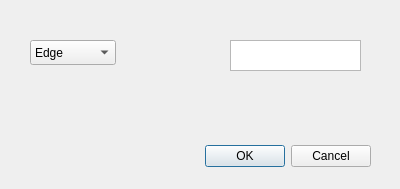
<?xml version="1.0" encoding="UTF-8"?>
<ui version="4.0">
 <class>Dialog</class>
 <widget class="QDialog" name="Dialog">
  <property name="geometry">
   <rect>
    <x>0</x>
    <y>0</y>
    <width>400</width>
    <height>189</height>
   </rect>
  </property>
  <property name="windowTitle">
   <string>Dialog</string>
  </property>
  <widget class="QDialogButtonBox" name="buttonBox">
   <property name="geometry">
    <rect>
     <x>30</x>
     <y>140</y>
     <width>341</width>
     <height>32</height>
    </rect>
   </property>
   <property name="orientation">
    <enum>Qt::Horizontal</enum>
   </property>
   <property name="standardButtons">
    <set>QDialogButtonBox::Cancel|QDialogButtonBox::Ok</set>
   </property>
  </widget>
  <widget class="QComboBox" name="comboBox">
   <property name="geometry">
    <rect>
     <x>30</x>
     <y>40</y>
     <width>86</width>
     <height>25</height>
    </rect>
   </property>
   <item>
    <property name="text">
     <string>Edge</string>
    </property>
   </item>
   <item>
    <property name="text">
     <string>Vertex</string>
    </property>
   </item>
  </widget>
  <widget class="QTextEdit" name="textEdit">
   <property name="geometry">
    <rect>
     <x>230</x>
     <y>40</y>
     <width>131</width>
     <height>31</height>
    </rect>
   </property>
  </widget>
 </widget>
 <resources/>
 <connections>
  <connection>
   <sender>buttonBox</sender>
   <signal>accepted()</signal>
   <receiver>Dialog</receiver>
   <slot>accept()</slot>
   <hints>
    <hint type="sourcelabel">
     <x>248</x>
     <y>254</y>
    </hint>
    <hint type="destinationlabel">
     <x>157</x>
     <y>274</y>
    </hint>
   </hints>
  </connection>
  <connection>
   <sender>buttonBox</sender>
   <signal>rejected()</signal>
   <receiver>Dialog</receiver>
   <slot>reject()</slot>
   <hints>
    <hint type="sourcelabel">
     <x>316</x>
     <y>260</y>
    </hint>
    <hint type="destinationlabel">
     <x>286</x>
     <y>274</y>
    </hint>
   </hints>
  </connection>
 </connections>
</ui>
